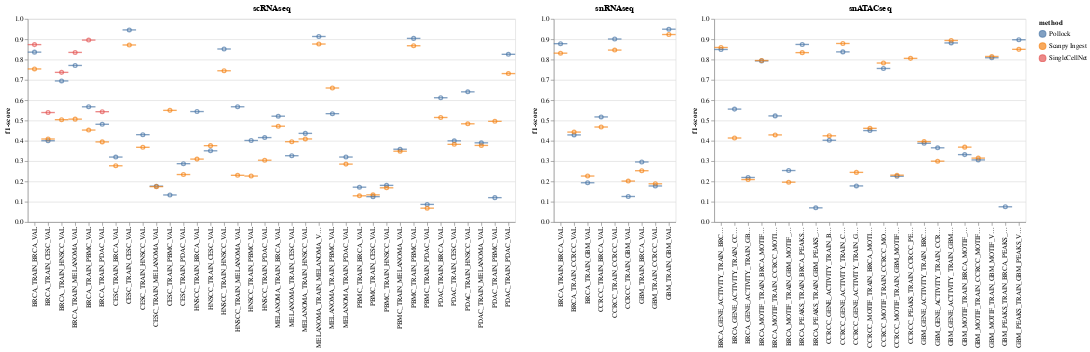

The notebook cell saved with this chart:
### Code cell
combined = None
for dtype in dtype_order:
    d = pred_map[dtype]
    df = get_performance_df(d)
    df['train_dataset'] = [x.split('_')[0] for x in df['disease']]
    df['val_dataset'] = [x.split('_')[2] for x in df['disease']]
    print(df.shape)
    chart = make_point_chart(df) + make_tick_chart(df, title=dtype)
    if combined is None:
        combined = chart
    else:
        combined |= chart
combined.resolve_scale(y='shared')

### Figure 1 — Vega-Lite specification as saved in the notebook (floating-point values rounded to 4 significant figures)
{"config": {"view": {"continuousWidth": 400, "continuousHeight": 300}}, "hconcat": [{"layer": [{"mark": "point", "encoding": {"color": {"type": "nominal", "field": "method", "sort": ["Pollock"]}, "x": {"type": "nominal", "axis": {"title": null}, "field": "disease"}, "y": {"type": "quantitative", "axis": {"grid": true}, "field": "f1-score", "scale": {"zero": false}}}}, {"mark": {"type": "tick", "thickness": 2}, "encoding": {"color": {"type": "nominal", "field": "method", "sort": ["Pollock"]}, "x": {"type": "nominal", "axis": {"title": null}, "field": "disease"}, "y": {"type": "quantitative", "axis": {"grid": true}, "field": "f1-score", "scale": {"zero": false}}}, "title": "scRNAseq"}], "data": {"name": "data-f93f583bc46cbc673539a1ae863ba89a"}}, {"layer": [{"mark": "point", "encoding": {"color": {"type": "nominal", "field": "method", "sort": ["Pollock"]}, "x": {"type": "nominal", "axis": {"title": null}, "field": "disease"}, "y": {"type": "quantitative", "axis": {"grid": true}, "field": "f1-score", "scale": {"zero": false}}}}, {"mark": {"type": "tick", "thickness": 2}, "encoding": {"color": {"type": "nominal", "field": "method", "sort": ["Pollock"]}, "x": {"type": "nominal", "axis": {"title": null}, "field": "disease"}, "y": {"type": "quantitative", "axis": {"grid": true}, "field": "f1-score", "scale": {"zero": false}}}, "title": "snRNAseq"}], "data": {"name": "data-ff3f9d76ca8da59ee86616a0a42b7586"}}, {"layer": [{"mark": "point", "encoding": {"color": {"type": "nominal", "field": "method", "sort": ["Pollock"]}, "x": {"type": "nominal", "axis": {"title": null}, "field": "disease"}, "y": {"type": "quantitative", "axis": {"grid": true}, "field": "f1-score", "scale": {"zero": false}}}}, {"mark": {"type": "tick", "thickness": 2}, "encoding": {"color": {"type": "nominal", "field": "method", "sort": ["Pollock"]}, "x": {"type": "nominal", "axis": {"title": null}, "field": "disease"}, "y": {"type": "quantitative", "axis": {"grid": true}, "field": "f1-score", "scale": {"zero": false}}}, "title": "snATACseq"}], "data": {"name": "data-4159596260aa2e7560acfc6d4d07a559"}}], "resolve": {"scale": {"y": "shared"}}, "$schema": "https://vega.github.io/schema/vega-lite/v4.8.1.json", "datasets": {"data-f93f583bc46cbc673539a1ae863ba89a": [{"disease": "BRCA_TRAIN_BRCA_VAL", "method": "Pollock", "f1-score": 0.8366, "train_dataset": "BRCA", "val_dataset": "BRCA"}, {"disease": "BRCA_TRAIN_BRCA_VAL", "method": "Scanpy Ingest", "f1-score": 0.7539, "train_dataset": "BRCA", "val_dataset": "BRCA"}, {"disease": "BRCA_TRAIN_BRCA_VAL", "method": "SingleCellNet", "f1-score": 0.8737, "train_dataset": "BRCA", "val_dataset": "BRCA"}, {"disease": "BRCA_TRAIN_CESC_VAL", "method": "Pollock", "f1-score": 0.4004, "train_dataset": "BRCA", "val_dataset": "CESC"}, {"disease": "BRCA_TRAIN_CESC_VAL", "method": "Scanpy Ingest", "f1-score": 0.4089, "train_dataset": "BRCA", "val_dataset": "CESC"}, {"disease": "BRCA_TRAIN_CESC_VAL", "method": "SingleCellNet", "f1-score": 0.5393, "train_dataset": "BRCA", "val_dataset": "CESC"}, {"disease": "BRCA_TRAIN_HNSCC_VAL", "method": "Pollock", "f1-score": 0.6948, "train_dataset": "BRCA", "val_dataset": "HNSCC"}, {"disease": "BRCA_TRAIN_HNSCC_VAL", "method": "Scanpy Ingest", "f1-score": 0.504, "train_dataset": "BRCA", "val_dataset": "HNSCC"}, {"disease": "BRCA_TRAIN_HNSCC_VAL", "method": "SingleCellNet", "f1-score": 0.737, "train_dataset": "BRCA", "val_dataset": "HNSCC"}, {"disease": "BRCA_TRAIN_MELANOMA_VAL", "method": "Pollock", "f1-score": 0.771, "train_dataset": "BRCA", "val_dataset": "MELANOMA"}, {"disease": "BRCA_TRAIN_MELANOMA_VAL", "method": "Scanpy Ingest", "f1-score": 0.5068, "train_dataset": "BRCA", "val_dataset": "MELANOMA"}, {"disease": "BRCA_TRAIN_MELANOMA_VAL", "method": "SingleCellNet", "f1-score": 0.8353, "train_dataset": "BRCA", "val_dataset": "MELANOMA"}, {"disease": "BRCA_TRAIN_PBMC_VAL", "method": "Pollock", "f1-score": 0.5675, "train_dataset": "BRCA", "val_dataset": "PBMC"}, {"disease": "BRCA_TRAIN_PBMC_VAL", "method": "Scanpy Ingest", "f1-score": 0.453, "train_dataset": "BRCA", "val_dataset": "PBMC"}, {"disease": "BRCA_TRAIN_PBMC_VAL", "method": "SingleCellNet", "f1-score": 0.896, "train_dataset": "BRCA", "val_dataset": "PBMC"}, {"disease": "BRCA_TRAIN_PDAC_VAL", "method": "Pollock", "f1-score": 0.4814, "train_dataset": "BRCA", "val_dataset": "PDAC"}, {"disease": "BRCA_TRAIN_PDAC_VAL", "method": "Scanpy Ingest", "f1-score": 0.3947, "train_dataset": "BRCA", "val_dataset": "PDAC"}, {"disease": "BRCA_TRAIN_PDAC_VAL", "method": "SingleCellNet", "f1-score": 0.5434, "train_dataset": "BRCA", "val_dataset": "PDAC"}, {"disease": "CESC_TRAIN_BRCA_VAL", "method": "Pollock", "f1-score": 0.32, "train_dataset": "CESC", "val_dataset": "BRCA"}, {"disease": "CESC_TRAIN_BRCA_VAL", "method": "Scanpy Ingest", "f1-score": 0.2771, "train_dataset": "CESC", "val_dataset": "BRCA"}, {"disease": "CESC_TRAIN_CESC_VAL", "method": "Pollock", "f1-score": 0.946, "train_dataset": "CESC", "val_dataset": "CESC"}, {"disease": "CESC_TRAIN_CESC_VAL", "method": "Scanpy Ingest", "f1-score": 0.8719, "train_dataset": "CESC", "val_dataset": "CESC"}, {"disease": "CESC_TRAIN_HNSCC_VAL", "method": "Pollock", "f1-score": 0.4302, "train_dataset": "CESC", "val_dataset": "HNSCC"}, {"disease": "CESC_TRAIN_HNSCC_VAL", "method": "Scanpy Ingest", "f1-score": 0.3681, "train_dataset": "CESC", "val_dataset": "HNSCC"}, {"disease": "CESC_TRAIN_MELANOMA_VAL", "method": "Pollock", "f1-score": 0.1767, "train_dataset": "CESC", "val_dataset": "MELANOMA"}, {"disease": "CESC_TRAIN_MELANOMA_VAL", "method": "Scanpy Ingest", "f1-score": 0.1744, "train_dataset": "CESC", "val_dataset": "MELANOMA"}, {"disease": "CESC_TRAIN_PBMC_VAL", "method": "Pollock", "f1-score": 0.1334, "train_dataset": "CESC", "val_dataset": "PBMC"}, {"disease": "CESC_TRAIN_PBMC_VAL", "method": "Scanpy Ingest", "f1-score": 0.5499, "train_dataset": "CESC", "val_dataset": "PBMC"}, {"disease": "CESC_TRAIN_PDAC_VAL", "method": "Pollock", "f1-score": 0.2874, "train_dataset": "CESC", "val_dataset": "PDAC"}, {"disease": "CESC_TRAIN_PDAC_VAL", "method": "Scanpy Ingest", "f1-score": 0.234, "train_dataset": "CESC", "val_dataset": "PDAC"}, {"disease": "HNSCC_TRAIN_BRCA_VAL", "method": "Pollock", "f1-score": 0.5441, "train_dataset": "HNSCC", "val_dataset": "BRCA"}, {"disease": "HNSCC_TRAIN_BRCA_VAL", "method": "Scanpy Ingest", "f1-score": 0.31, "train_dataset": "HNSCC", "val_dataset": "BRCA"}, {"disease": "HNSCC_TRAIN_CESC_VAL", "method": "Pollock", "f1-score": 0.3508, "train_dataset": "HNSCC", "val_dataset": "CESC"}, {"disease": "HNSCC_TRAIN_CESC_VAL", "method": "Scanpy Ingest", "f1-score": 0.3762, "train_dataset": "HNSCC", "val_dataset": "CESC"}, {"disease": "HNSCC_TRAIN_HNSCC_VAL", "method": "Pollock", "f1-score": 0.8521, "train_dataset": "HNSCC", "val_dataset": "HNSCC"}, {"disease": "HNSCC_TRAIN_HNSCC_VAL", "method": "Scanpy Ingest", "f1-score": 0.7449, "train_dataset": "HNSCC", "val_dataset": "HNSCC"}, {"disease": "HNSCC_TRAIN_MELANOMA_VAL", "method": "Pollock", "f1-score": 0.5677, "train_dataset": "HNSCC", "val_dataset": "MELANOMA"}, {"disease": "HNSCC_TRAIN_MELANOMA_VAL", "method": "Scanpy Ingest", "f1-score": 0.2301, "train_dataset": "HNSCC", "val_dataset": "MELANOMA"}, {"disease": "HNSCC_TRAIN_PBMC_VAL", "method": "Pollock", "f1-score": 0.4016, "train_dataset": "HNSCC", "val_dataset": "PBMC"}, {"disease": "HNSCC_TRAIN_PBMC_VAL", "method": "Scanpy Ingest", "f1-score": 0.2265, "train_dataset": "HNSCC", "val_dataset": "PBMC"}, {"disease": "HNSCC_TRAIN_PDAC_VAL", "method": "Pollock", "f1-score": 0.4159, "train_dataset": "HNSCC", "val_dataset": "PDAC"}, {"disease": "HNSCC_TRAIN_PDAC_VAL", "method": "Scanpy Ingest", "f1-score": 0.3045, "train_dataset": "HNSCC", "val_dataset": "PDAC"}, {"disease": "MELANOMA_TRAIN_BRCA_VAL", "method": "Pollock", "f1-score": 0.5213, "train_dataset": "MELANOMA", "val_dataset": "BRCA"}, {"disease": "MELANOMA_TRAIN_BRCA_VAL", "method": "Scanpy Ingest", "f1-score": 0.4719, "train_dataset": "MELANOMA", "val_dataset": "BRCA"}, {"disease": "MELANOMA_TRAIN_CESC_VAL", "method": "Pollock", "f1-score": 0.3266, "train_dataset": "MELANOMA", "val_dataset": "CESC"}, {"disease": "MELANOMA_TRAIN_CESC_VAL", "method": "Scanpy Ingest", "f1-score": 0.3956, "train_dataset": "MELANOMA", "val_dataset": "CESC"}, {"disease": "MELANOMA_TRAIN_HNSCC_VAL", "method": "Pollock", "f1-score": 0.4366, "train_dataset": "MELANOMA", "val_dataset": "HNSCC"}, {"disease": "MELANOMA_TRAIN_HNSCC_VAL", "method": "Scanpy Ingest", "f1-score": 0.4092, "train_dataset": "MELANOMA", "val_dataset": "HNSCC"}, {"disease": "MELANOMA_TRAIN_MELANOMA_VAL", "method": "Pollock", "f1-score": 0.9136, "train_dataset": "MELANOMA", "val_dataset": "MELANOMA"}, {"disease": "MELANOMA_TRAIN_MELANOMA_VAL", "method": "Scanpy Ingest", "f1-score": 0.8766, "train_dataset": "MELANOMA", "val_dataset": "MELANOMA"}, {"disease": "MELANOMA_TRAIN_PBMC_VAL", "method": "Pollock", "f1-score": 0.5337, "train_dataset": "MELANOMA", "val_dataset": "PBMC"}, {"disease": "MELANOMA_TRAIN_PBMC_VAL", "method": "Scanpy Ingest", "f1-score": 0.6601, "train_dataset": "MELANOMA", "val_dataset": "PBMC"}, {"disease": "MELANOMA_TRAIN_PDAC_VAL", "method": "Pollock", "f1-score": 0.3201, "train_dataset": "MELANOMA", "val_dataset": "PDAC"}, {"disease": "MELANOMA_TRAIN_PDAC_VAL", "method": "Scanpy Ingest", "f1-score": 0.2853, "train_dataset": "MELANOMA", "val_dataset": "PDAC"}, {"disease": "PBMC_TRAIN_BRCA_VAL", "method": "Pollock", "f1-score": 0.1717, "train_dataset": "PBMC", "val_dataset": "BRCA"}, {"disease": "PBMC_TRAIN_BRCA_VAL", "method": "Scanpy Ingest", "f1-score": 0.1292, "train_dataset": "PBMC", "val_dataset": "BRCA"}, {"disease": "PBMC_TRAIN_CESC_VAL", "method": "Pollock", "f1-score": 0.1251, "train_dataset": "PBMC", "val_dataset": "CESC"}, {"disease": "PBMC_TRAIN_CESC_VAL", "method": "Scanpy Ingest", "f1-score": 0.1338, "train_dataset": "PBMC", "val_dataset": "CESC"}, {"disease": "PBMC_TRAIN_HNSCC_VAL", "method": "Pollock", "f1-score": 0.1806, "train_dataset": "PBMC", "val_dataset": "HNSCC"}, {"disease": "PBMC_TRAIN_HNSCC_VAL", "method": "Scanpy Ingest", "f1-score": 0.1686, "train_dataset": "PBMC", "val_dataset": "HNSCC"}, {"disease": "PBMC_TRAIN_MELANOMA_VAL", "method": "Pollock", "f1-score": 0.3586, "train_dataset": "PBMC", "val_dataset": "MELANOMA"}, {"disease": "PBMC_TRAIN_MELANOMA_VAL", "method": "Scanpy Ingest", "f1-score": 0.3489, "train_dataset": "PBMC", "val_dataset": "MELANOMA"}, {"disease": "PBMC_TRAIN_PBMC_VAL", "method": "Pollock", "f1-score": 0.9043, "train_dataset": "PBMC", "val_dataset": "PBMC"}, {"disease": "PBMC_TRAIN_PBMC_VAL", "method": "Scanpy Ingest", "f1-score": 0.8681, "train_dataset": "PBMC", "val_dataset": "PBMC"}, {"disease": "PBMC_TRAIN_PDAC_VAL", "method": "Pollock", "f1-score": 0.08685, "train_dataset": "PBMC", "val_dataset": "PDAC"}, {"disease": "PBMC_TRAIN_PDAC_VAL", "method": "Scanpy Ingest", "f1-score": 0.06841, "train_dataset": "PBMC", "val_dataset": "PDAC"}, {"disease": "PDAC_TRAIN_BRCA_VAL", "method": "Pollock", "f1-score": 0.6121, "train_dataset": "PDAC", "val_dataset": "BRCA"}, {"disease": "PDAC_TRAIN_BRCA_VAL", "method": "Scanpy Ingest", "f1-score": 0.5149, "train_dataset": "PDAC", "val_dataset": "BRCA"}, {"disease": "PDAC_TRAIN_CESC_VAL", "method": "Pollock", "f1-score": 0.3999, "train_dataset": "PDAC", "val_dataset": "CESC"}, {"disease": "PDAC_TRAIN_CESC_VAL", "method": "Scanpy Ingest", "f1-score": 0.3826, "train_dataset": "PDAC", "val_dataset": "CESC"}, {"disease": "PDAC_TRAIN_HNSCC_VAL", "method": "Pollock", "f1-score": 0.6412, "train_dataset": "PDAC", "val_dataset": "HNSCC"}, {"disease": "PDAC_TRAIN_HNSCC_VAL", "method": "Scanpy Ingest", "f1-score": 0.4837, "train_dataset": "PDAC", "val_dataset": "HNSCC"}, {"disease": "PDAC_TRAIN_MELANOMA_VAL", "method": "Pollock", "f1-score": 0.3901, "train_dataset": "PDAC", "val_dataset": "MELANOMA"}, {"disease": "PDAC_TRAIN_MELANOMA_VAL", "method": "Scanpy Ingest", "f1-score": 0.3773, "train_dataset": "PDAC", "val_dataset": "MELANOMA"}, {"disease": "PDAC_TRAIN_PBMC_VAL", "method": "Pollock", "f1-score": 0.1202, "train_dataset": "PDAC", "val_dataset": "PBMC"}, {"disease": "PDAC_TRAIN_PBMC_VAL", "method": "Scanpy Ingest", "f1-score": 0.4959, "train_dataset": "PDAC", "val_dataset": "PBMC"}, {"disease": "PDAC_TRAIN_PDAC_VAL", "method": "Pollock", "f1-score": 0.826, "train_dataset": "PDAC", "val_dataset": "PDAC"}, {"disease": "PDAC_TRAIN_PDAC_VAL", "method": "Scanpy Ingest", "f1-score": 0.7311, "train_dataset": "PDAC", "val_dataset": "PDAC"}], "data-ff3f9d76ca8da59ee86616a0a42b7586": [{"disease": "BRCA_TRAIN_BRCA_VAL", "method": "Pollock", "f1-score": 0.8782, "train_dataset": "BRCA", "val_dataset": "BRCA"}, {"disease": "BRCA_TRAIN_BRCA_VAL", "method": "Scanpy Ingest", "f1-score": 0.8316, "train_dataset": "BRCA", "val_dataset": "BRCA"}, {"disease": "BRCA_TRAIN_CCRCC_VAL", "method": "Pollock", "f1-score": 0.429, "train_dataset": "BRCA", "val_dataset": "CCRCC"}, {"disease": "BRCA_TRAIN_CCRCC_VAL", "method": "Scanpy Ingest", "f1-score": 0.443, "train_dataset": "BRCA", "val_dataset": "CCRCC"}, {"disease": "BRCA_TRAIN_GBM_VAL", "method": "Pollock", "f1-score": 0.1935, "train_dataset": "BRCA", "val_dataset": "GBM"}, {"disease": "BRCA_TRAIN_GBM_VAL", "method": "Scanpy Ingest", "f1-score": 0.2265, "train_dataset": "BRCA", "val_dataset": "GBM"}, {"disease": "CCRCC_TRAIN_BRCA_VAL", "method": "Pollock", "f1-score": 0.5176, "train_dataset": "CCRCC", "val_dataset": "BRCA"}, {"disease": "CCRCC_TRAIN_BRCA_VAL", "method": "Scanpy Ingest", "f1-score": 0.468, "train_dataset": "CCRCC", "val_dataset": "BRCA"}, {"disease": "CCRCC_TRAIN_CCRCC_VAL", "method": "Pollock", "f1-score": 0.9012, "train_dataset": "CCRCC", "val_dataset": "CCRCC"}, {"disease": "CCRCC_TRAIN_CCRCC_VAL", "method": "Scanpy Ingest", "f1-score": 0.8468, "train_dataset": "CCRCC", "val_dataset": "CCRCC"}, {"disease": "CCRCC_TRAIN_GBM_VAL", "method": "Pollock", "f1-score": 0.1259, "train_dataset": "CCRCC", "val_dataset": "GBM"}, {"disease": "CCRCC_TRAIN_GBM_VAL", "method": "Scanpy Ingest", "f1-score": 0.2018, "train_dataset": "CCRCC", "val_dataset": "GBM"}, {"disease": "GBM_TRAIN_BRCA_VAL", "method": "Pollock", "f1-score": 0.2958, "train_dataset": "GBM", "val_dataset": "BRCA"}, {"disease": "GBM_TRAIN_BRCA_VAL", "method": "Scanpy Ingest", "f1-score": 0.2528, "train_dataset": "GBM", "val_dataset": "BRCA"}, {"disease": "GBM_TRAIN_CCRCC_VAL", "method": "Pollock", "f1-score": 0.1777, "train_dataset": "GBM", "val_dataset": "CCRCC"}, {"disease": "GBM_TRAIN_CCRCC_VAL", "method": "Scanpy Ingest", "f1-score": 0.1884, "train_dataset": "GBM", "val_dataset": "CCRCC"}, {"disease": "GBM_TRAIN_GBM_VAL", "method": "Pollock", "f1-score": 0.9496, "train_dataset": "GBM", "val_dataset": "GBM"}, {"disease": "GBM_TRAIN_GBM_VAL", "method": "Scanpy Ingest", "f1-score": 0.9234, "train_dataset": "GBM", "val_dataset": "GBM"}], "data-4159596260aa2e7560acfc6d4d07a559": [{"disease": "BRCA_GENE_ACTIVITY_TRAIN_BRCA_GENE_ACTIVITY_VAL", "method": "Pollock", "f1-score": 0.8497, "train_dataset": "BRCA", "val_dataset": "ACTIVITY"}, {"disease": "BRCA_GENE_ACTIVITY_TRAIN_BRCA_GENE_ACTIVITY_VAL", "method": "Scanpy Ingest", "f1-score": 0.8595, "train_dataset": "BRCA", "val_dataset": "ACTIVITY"}, {"disease": "BRCA_GENE_ACTIVITY_TRAIN_CCRCC_GENE_ACTIVITY_VAL", "method": "Pollock", "f1-score": 0.5561, "train_dataset": "BRCA", "val_dataset": "ACTIVITY"}, {"disease": "BRCA_GENE_ACTIVITY_TRAIN_CCRCC_GENE_ACTIVITY_VAL", "method": "Scanpy Ingest", "f1-score": 0.4138, "train_dataset": "BRCA", "val_dataset": "ACTIVITY"}, {"disease": "BRCA_GENE_ACTIVITY_TRAIN_GBM_GENE_ACTIVITY_VAL", "method": "Pollock", "f1-score": 0.2195, "train_dataset": "BRCA", "val_dataset": "ACTIVITY"}, {"disease": "BRCA_GENE_ACTIVITY_TRAIN_GBM_GENE_ACTIVITY_VAL", "method": "Scanpy Ingest", "f1-score": 0.2093, "train_dataset": "BRCA", "val_dataset": "ACTIVITY"}, {"disease": "BRCA_MOTIF_TRAIN_BRCA_MOTIF_VAL", "method": "Pollock", "f1-score": 0.7936, "train_dataset": "BRCA", "val_dataset": "TRAIN"}, {"disease": "BRCA_MOTIF_TRAIN_BRCA_MOTIF_VAL", "method": "Scanpy Ingest", "f1-score": 0.7953, "train_dataset": "BRCA", "val_dataset": "TRAIN"}, {"disease": "BRCA_MOTIF_TRAIN_CCRCC_MOTIF_VAL", "method": "Pollock", "f1-score": 0.5227, "train_dataset": "BRCA", "val_dataset": "TRAIN"}, {"disease": "BRCA_MOTIF_TRAIN_CCRCC_MOTIF_VAL", "method": "Scanpy Ingest", "f1-score": 0.4291, "train_dataset": "BRCA", "val_dataset": "TRAIN"}, {"disease": "BRCA_MOTIF_TRAIN_GBM_MOTIF_VAL", "method": "Pollock", "f1-score": 0.2537, "train_dataset": "BRCA", "val_dataset": "TRAIN"}, {"disease": "BRCA_MOTIF_TRAIN_GBM_MOTIF_VAL", "method": "Scanpy Ingest", "f1-score": 0.1963, "train_dataset": "BRCA", "val_dataset": "TRAIN"}, {"disease": "BRCA_PEAKS_TRAIN_BRCA_PEAKS_VAL", "method": "Pollock", "f1-score": 0.8745, "train_dataset": "BRCA", "val_dataset": "TRAIN"}, {"disease": "BRCA_PEAKS_TRAIN_BRCA_PEAKS_VAL", "method": "Scanpy Ingest", "f1-score": 0.8342, "train_dataset": "BRCA", "val_dataset": "TRAIN"}, {"disease": "BRCA_PEAKS_TRAIN_GBM_PEAKS_VAL", "method": "Pollock", "f1-score": 0.06999, "train_dataset": "BRCA", "val_dataset": "TRAIN"}, {"disease": "CCRCC_GENE_ACTIVITY_TRAIN_BRCA_GENE_ACTIVITY_VAL", "method": "Pollock", "f1-score": 0.4027, "train_dataset": "CCRCC", "val_dataset": "ACTIVITY"}, {"disease": "CCRCC_GENE_ACTIVITY_TRAIN_BRCA_GENE_ACTIVITY_VAL", "method": "Scanpy Ingest", "f1-score": 0.4247, "train_dataset": "CCRCC", "val_dataset": "ACTIVITY"}, {"disease": "CCRCC_GENE_ACTIVITY_TRAIN_CCRCC_GENE_ACTIVITY_VAL", "method": "Pollock", "f1-score": 0.8379, "train_dataset": "CCRCC", "val_dataset": "ACTIVITY"}, {"disease": "CCRCC_GENE_ACTIVITY_TRAIN_CCRCC_GENE_ACTIVITY_VAL", "method": "Scanpy Ingest", "f1-score": 0.8792, "train_dataset": "CCRCC", "val_dataset": "ACTIVITY"}, {"disease": "CCRCC_GENE_ACTIVITY_TRAIN_GBM_GENE_ACTIVITY_VAL", "method": "Pollock", "f1-score": 0.1779, "train_dataset": "CCRCC", "val_dataset": "ACTIVITY"}, {"disease": "CCRCC_GENE_ACTIVITY_TRAIN_GBM_GENE_ACTIVITY_VAL", "method": "Scanpy Ingest", "f1-score": 0.2446, "train_dataset": "CCRCC", "val_dataset": "ACTIVITY"}, {"disease": "CCRCC_MOTIF_TRAIN_BRCA_MOTIF_VAL", "method": "Pollock", "f1-score": 0.4504, "train_dataset": "CCRCC", "val_dataset": "TRAIN"}, {"disease": "CCRCC_MOTIF_TRAIN_BRCA_MOTIF_VAL", "method": "Scanpy Ingest", "f1-score": 0.4616, "train_dataset": "CCRCC", "val_dataset": "TRAIN"}, {"disease": "CCRCC_MOTIF_TRAIN_CCRCC_MOTIF_VAL", "method": "Pollock", "f1-score": 0.7563, "train_dataset": "CCRCC", "val_dataset": "TRAIN"}, {"disease": "CCRCC_MOTIF_TRAIN_CCRCC_MOTIF_VAL", "method": "Scanpy Ingest", "f1-score": 0.783, "train_dataset": "CCRCC", "val_dataset": "TRAIN"}, {"disease": "CCRCC_MOTIF_TRAIN_GBM_MOTIF_VAL", "method": "Pollock", "f1-score": 0.2254, "train_dataset": "CCRCC", "val_dataset": "TRAIN"}, {"disease": "CCRCC_MOTIF_TRAIN_GBM_MOTIF_VAL", "method": "Scanpy Ingest", "f1-score": 0.2309, "train_dataset": "CCRCC", "val_dataset": "TRAIN"}, {"disease": "CCRCC_PEAKS_TRAIN_CCRCC_PEAKS_VAL", "method": "Scanpy Ingest", "f1-score": 0.806, "train_dataset": "CCRCC", "val_dataset": "TRAIN"}, {"disease": "GBM_GENE_ACTIVITY_TRAIN_BRCA_GENE_ACTIVITY_VAL", "method": "Pollock", "f1-score": 0.3878, "train_dataset": "GBM", "val_dataset": "ACTIVITY"}, {"disease": "GBM_GENE_ACTIVITY_TRAIN_BRCA_GENE_ACTIVITY_VAL", "method": "Scanpy Ingest", "f1-score": 0.396, "train_dataset": "GBM", "val_dataset": "ACTIVITY"}, {"disease": "GBM_GENE_ACTIVITY_TRAIN_CCRCC_GENE_ACTIVITY_VAL", "method": "Pollock", "f1-score": 0.3656, "train_dataset": "GBM", "val_dataset": "ACTIVITY"}, {"disease": "GBM_GENE_ACTIVITY_TRAIN_CCRCC_GENE_ACTIVITY_VAL", "method": "Scanpy Ingest", "f1-score": 0.2998, "train_dataset": "GBM", "val_dataset": "ACTIVITY"}, {"disease": "GBM_GENE_ACTIVITY_TRAIN_GBM_GENE_ACTIVITY_VAL", "method": "Pollock", "f1-score": 0.8819, "train_dataset": "GBM", "val_dataset": "ACTIVITY"}, {"disease": "GBM_GENE_ACTIVITY_TRAIN_GBM_GENE_ACTIVITY_VAL", "method": "Scanpy Ingest", "f1-score": 0.894, "train_dataset": "GBM", "val_dataset": "ACTIVITY"}, {"disease": "GBM_MOTIF_TRAIN_BRCA_MOTIF_VAL", "method": "Pollock", "f1-score": 0.3321, "train_dataset": "GBM", "val_dataset": "TRAIN"}, {"disease": "GBM_MOTIF_TRAIN_BRCA_MOTIF_VAL", "method": "Scanpy Ingest", "f1-score": 0.3688, "train_dataset": "GBM", "val_dataset": "TRAIN"}, {"disease": "GBM_MOTIF_TRAIN_CCRCC_MOTIF_VAL", "method": "Pollock", "f1-score": 0.3059, "train_dataset": "GBM", "val_dataset": "TRAIN"}, {"disease": "GBM_MOTIF_TRAIN_CCRCC_MOTIF_VAL", "method": "Scanpy Ingest", "f1-score": 0.3149, "train_dataset": "GBM", "val_dataset": "TRAIN"}, {"disease": "GBM_MOTIF_TRAIN_GBM_MOTIF_VAL", "method": "Pollock", "f1-score": 0.8091, "train_dataset": "GBM", "val_dataset": "TRAIN"}, {"disease": "GBM_MOTIF_TRAIN_GBM_MOTIF_VAL", "method": "Scanpy Ingest", "f1-score": 0.8153, "train_dataset": "GBM", "val_dataset": "TRAIN"}, {"disease": "GBM_PEAKS_TRAIN_BRCA_PEAKS_VAL", "method": "Pollock", "f1-score": 0.0752, "train_dataset": "GBM", "val_dataset": "TRAIN"}, {"disease": "GBM_PEAKS_TRAIN_GBM_PEAKS_VAL", "method": "Pollock", "f1-score": 0.8975, "train_dataset": "GBM", "val_dataset": "TRAIN"}, {"disease": "GBM_PEAKS_TRAIN_GBM_PEAKS_VAL", "method": "Scanpy Ingest", "f1-score": 0.8504, "train_dataset": "GBM", "val_dataset": "TRAIN"}]}}
